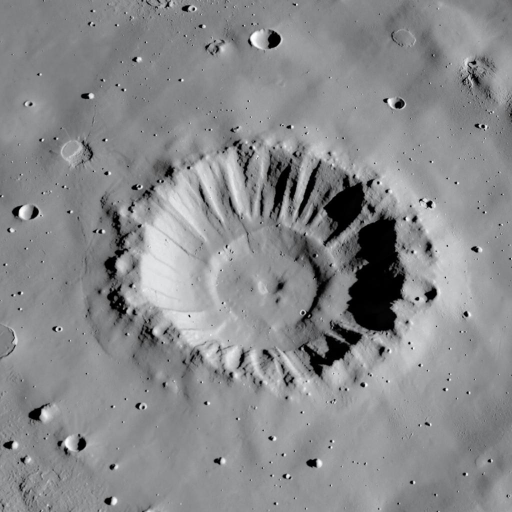
#> input picture backend/data/reference/lunar-reference.jpg, 1024 x 1024 px (shown at 1/2 size)
$ python -i preprocessing.py   (imports and definitions only)   (older library calls are emulated)
#> lines starting #> are read from the running program, lines starting #| are printed output that depends on the picture
#> further down, picture is the input picture: shape (1024, 1024, 3); mean B, G, R 139.5, 137.6, 136.7
"""Loop-27 preprocessing engine — extracted verbatim from Untitled3.ipynb.

Decouples raw lighting/shadow layouts from physical topography shapes via a
dual-path fusion: (A) Sobel phase-angle cosine invariant map, (B) unsharp-mask
micro-texture, fused 0.8/0.2 with CLAHE contrast tuning.
"""

import cv2
import numpy as np


def run_loop_27_preprocessing(src_img: np.ndarray) -> np.ndarray:
    clipped = np.clip(src_img, 20, 235)
    norm = cv2.normalize(clipped, None, 0, 255, cv2.NORM_MINMAX, dtype=cv2.CV_32F)

    # Path A: Invariant Cosine Radiant Phase Angle Continuum
    gx = cv2.Sobel(norm, cv2.CV_32F, 1, 0, ksize=3)
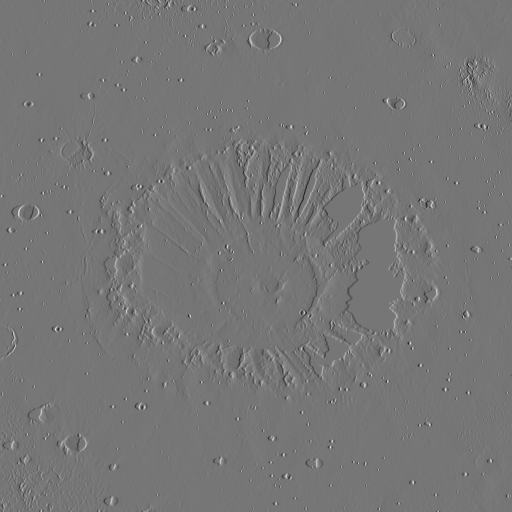
#> gx: shape (1024, 1024, 3) float32 (shown at 1/2 size); mean B, G, R 0, 0, 0; drawn with min black and max white
    gy = cv2.Sobel(norm, cv2.CV_32F, 0, 1, ksize=3)
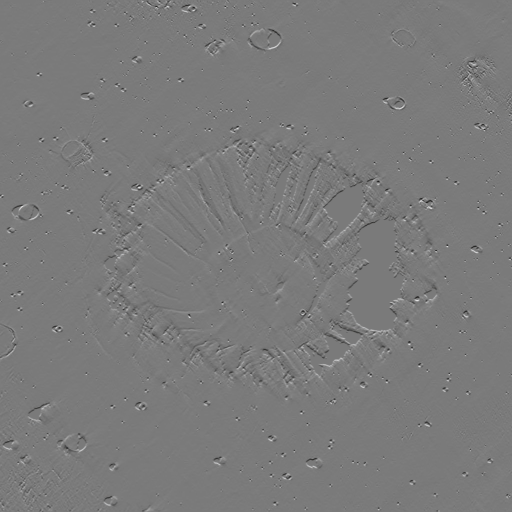
#> gy: shape (1024, 1024, 3) float32 (shown at 1/2 size); mean B, G, R 0.1, 0.1, 0.1; drawn with min black and max white
    phase_rad = cv2.phase(gx, gy, angleInDegrees=False)
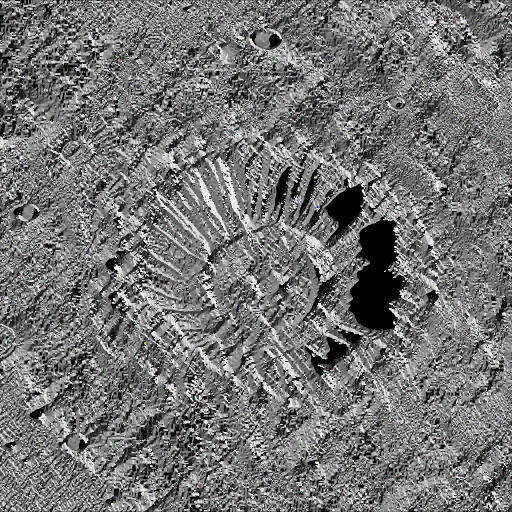
#> phase_rad: shape (1024, 1024, 3) float32 (shown at 1/2 size); mean B, G, R 2.87, 2.87, 2.87; drawn with min black and max white
    phase_invariant_map = cv2.normalize(
        np.cos(phase_rad), None, 0, 255, cv2.NORM_MINMAX, dtype=cv2.CV_8U
    )
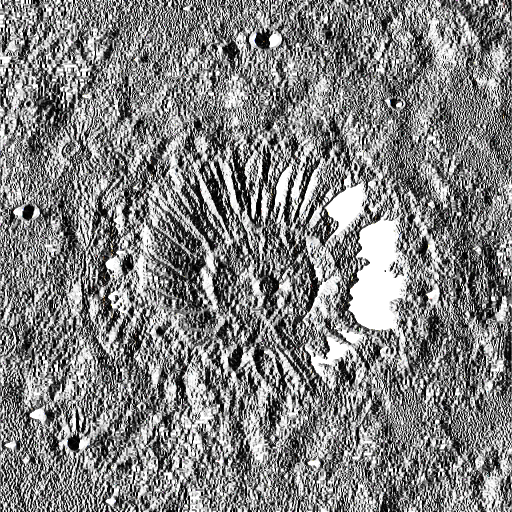
#> phase_invariant_map: shape (1024, 1024, 3) (shown at 1/2 size); mean B, G, R 128.8, 128.8, 128.8

    # Path B: Micro-Texture High-Pass Unsharp Masking
    norm_u8 = cv2.normalize(clipped, None, 0, 255, cv2.NORM_MINMAX, dtype=cv2.CV_8U)
    blur = cv2.GaussianBlur(norm_u8, (9, 9), 2.0)
    sharp = cv2.addWeighted(norm_u8, 1.5, blur, -0.5, 0)

    # Dual-Path Continuum Fusion + CLAHE 8x8
    fused_space = cv2.addWeighted(sharp, 0.8, phase_invariant_map, 0.2, 0)
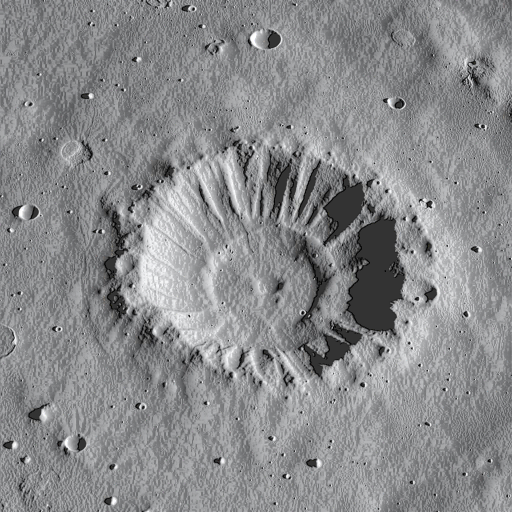
#> fused_space: shape (1024, 1024, 3) (shown at 1/2 size); mean B, G, R 139.9, 138.1, 137.3
    clahe_engine = cv2.createCLAHE(clipLimit=2.0, tileGridSize=(8, 8))
#> (the run stopped early here; a loop or call above may not have finished)
